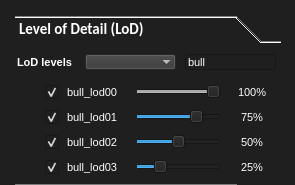
<?xml version="1.0" encoding="UTF-8"?>
<ui version="4.0">
 <class>arUSD</class>
 <widget class="QWidget" name="arUSD">
  <property name="geometry">
   <rect>
    <x>0</x>
    <y>0</y>
    <width>295</width>
    <height>185</height>
   </rect>
  </property>
  <property name="minimumSize">
   <size>
    <width>100</width>
    <height>111</height>
   </size>
  </property>
  <property name="maximumSize">
   <size>
    <width>666</width>
    <height>800</height>
   </size>
  </property>
  <property name="font">
   <font>
    <family>Calibri</family>
    <pointsize>11</pointsize>
    <weight>75</weight>
    <bold>true</bold>
   </font>
  </property>
  <property name="windowTitle">
   <string>arUSD</string>
  </property>
  <property name="windowIcon">
   <iconset resource="../../img/img.qrc">
    <normaloff>:/btn/btn/btnSave.png</normaloff>:/btn/btn/btnSave.png</iconset>
  </property>
  <property name="styleSheet">
   <string notr="true">color: rgb(255, 255, 255);
background-color: rgb(31, 31, 31);</string>
  </property>
  <widget class="QToolBox" name="toolBox">
   <property name="geometry">
    <rect>
     <x>15</x>
     <y>15</y>
     <width>266</width>
     <height>196</height>
    </rect>
   </property>
   <property name="currentIndex">
    <number>0</number>
   </property>
   <widget class="QWidget" name="page">
    <property name="geometry">
     <rect>
      <x>0</x>
      <y>0</y>
      <width>266</width>
      <height>142</height>
     </rect>
    </property>
    <attribute name="label">
     <string>Level of Detail (LoD)</string>
    </attribute>
    <widget class="QLineEdit" name="edtMsg_11">
     <property name="enabled">
      <bool>true</bool>
     </property>
     <property name="geometry">
      <rect>
       <x>215</x>
       <y>110</y>
       <width>46</width>
       <height>16</height>
      </rect>
     </property>
     <property name="font">
      <font>
       <family>MS Shell Dlg 2</family>
       <pointsize>8</pointsize>
       <weight>50</weight>
       <bold>false</bold>
      </font>
     </property>
     <property name="layoutDirection">
      <enum>Qt::LeftToRight</enum>
     </property>
     <property name="text">
      <string>25%</string>
     </property>
     <property name="frame">
      <bool>false</bool>
     </property>
     <property name="alignment">
      <set>Qt::AlignCenter</set>
     </property>
     <property name="readOnly">
      <bool>true</bool>
     </property>
    </widget>
    <widget class="QSlider" name="horizontalSlider">
     <property name="enabled">
      <bool>false</bool>
     </property>
     <property name="geometry">
      <rect>
       <x>120</x>
       <y>35</y>
       <width>86</width>
       <height>16</height>
      </rect>
     </property>
     <property name="sliderPosition">
      <number>99</number>
     </property>
     <property name="orientation">
      <enum>Qt::Horizontal</enum>
     </property>
     <property name="tickInterval">
      <number>0</number>
     </property>
    </widget>
    <widget class="QLineEdit" name="edtMsg_6">
     <property name="enabled">
      <bool>true</bool>
     </property>
     <property name="geometry">
      <rect>
       <x>50</x>
       <y>60</y>
       <width>61</width>
       <height>16</height>
      </rect>
     </property>
     <property name="font">
      <font>
       <family>MS Shell Dlg 2</family>
       <pointsize>8</pointsize>
       <weight>50</weight>
       <bold>false</bold>
      </font>
     </property>
     <property name="text">
      <string>bull_lod01</string>
     </property>
     <property name="frame">
      <bool>false</bool>
     </property>
     <property name="readOnly">
      <bool>true</bool>
     </property>
    </widget>
    <widget class="QLineEdit" name="edtMsg_3">
     <property name="enabled">
      <bool>false</bool>
     </property>
     <property name="geometry">
      <rect>
       <x>50</x>
       <y>35</y>
       <width>61</width>
       <height>16</height>
      </rect>
     </property>
     <property name="font">
      <font>
       <family>MS Shell Dlg 2</family>
       <pointsize>8</pointsize>
       <weight>50</weight>
       <bold>false</bold>
      </font>
     </property>
     <property name="text">
      <string>bull_lod00</string>
     </property>
     <property name="frame">
      <bool>false</bool>
     </property>
     <property name="readOnly">
      <bool>true</bool>
     </property>
    </widget>
    <widget class="QLineEdit" name="edtMsg_4">
     <property name="enabled">
      <bool>true</bool>
     </property>
     <property name="geometry">
      <rect>
       <x>170</x>
       <y>5</y>
       <width>91</width>
       <height>16</height>
      </rect>
     </property>
     <property name="font">
      <font>
       <family>MS Shell Dlg 2</family>
       <pointsize>8</pointsize>
       <weight>50</weight>
       <bold>false</bold>
      </font>
     </property>
     <property name="text">
      <string>bull</string>
     </property>
     <property name="frame">
      <bool>true</bool>
     </property>
     <property name="readOnly">
      <bool>false</bool>
     </property>
    </widget>
    <widget class="QSlider" name="horizontalSlider_4">
     <property name="geometry">
      <rect>
       <x>120</x>
       <y>110</y>
       <width>86</width>
       <height>16</height>
      </rect>
     </property>
     <property name="sliderPosition">
      <number>25</number>
     </property>
     <property name="orientation">
      <enum>Qt::Horizontal</enum>
     </property>
    </widget>
    <widget class="QCheckBox" name="checkBox_3">
     <property name="geometry">
      <rect>
       <x>30</x>
       <y>85</y>
       <width>16</width>
       <height>17</height>
      </rect>
     </property>
     <property name="text">
      <string/>
     </property>
     <property name="checked">
      <bool>true</bool>
     </property>
    </widget>
    <widget class="QLineEdit" name="edtMsg_10">
     <property name="enabled">
      <bool>true</bool>
     </property>
     <property name="geometry">
      <rect>
       <x>50</x>
       <y>110</y>
       <width>61</width>
       <height>16</height>
      </rect>
     </property>
     <property name="font">
      <font>
       <family>MS Shell Dlg 2</family>
       <pointsize>8</pointsize>
       <weight>50</weight>
       <bold>false</bold>
      </font>
     </property>
     <property name="text">
      <string>bull_lod03</string>
     </property>
     <property name="frame">
      <bool>false</bool>
     </property>
     <property name="readOnly">
      <bool>true</bool>
     </property>
    </widget>
    <widget class="QLineEdit" name="edtMsg_9">
     <property name="enabled">
      <bool>true</bool>
     </property>
     <property name="geometry">
      <rect>
       <x>215</x>
       <y>85</y>
       <width>46</width>
       <height>16</height>
      </rect>
     </property>
     <property name="font">
      <font>
       <family>MS Shell Dlg 2</family>
       <pointsize>8</pointsize>
       <weight>50</weight>
       <bold>false</bold>
      </font>
     </property>
     <property name="layoutDirection">
      <enum>Qt::LeftToRight</enum>
     </property>
     <property name="text">
      <string>50%</string>
     </property>
     <property name="frame">
      <bool>false</bool>
     </property>
     <property name="alignment">
      <set>Qt::AlignCenter</set>
     </property>
     <property name="readOnly">
      <bool>true</bool>
     </property>
    </widget>
    <widget class="QLineEdit" name="edtMsg_5">
     <property name="enabled">
      <bool>false</bool>
     </property>
     <property name="geometry">
      <rect>
       <x>215</x>
       <y>35</y>
       <width>46</width>
       <height>16</height>
      </rect>
     </property>
     <property name="font">
      <font>
       <family>MS Shell Dlg 2</family>
       <pointsize>8</pointsize>
       <weight>50</weight>
       <bold>false</bold>
      </font>
     </property>
     <property name="layoutDirection">
      <enum>Qt::LeftToRight</enum>
     </property>
     <property name="text">
      <string>100%</string>
     </property>
     <property name="frame">
      <bool>false</bool>
     </property>
     <property name="alignment">
      <set>Qt::AlignCenter</set>
     </property>
     <property name="readOnly">
      <bool>true</bool>
     </property>
    </widget>
    <widget class="QLineEdit" name="edtMsg_8">
     <property name="enabled">
      <bool>true</bool>
     </property>
     <property name="geometry">
      <rect>
       <x>50</x>
       <y>85</y>
       <width>61</width>
       <height>16</height>
      </rect>
     </property>
     <property name="font">
      <font>
       <family>MS Shell Dlg 2</family>
       <pointsize>8</pointsize>
       <weight>50</weight>
       <bold>false</bold>
      </font>
     </property>
     <property name="text">
      <string>bull_lod02</string>
     </property>
     <property name="frame">
      <bool>false</bool>
     </property>
     <property name="readOnly">
      <bool>true</bool>
     </property>
    </widget>
    <widget class="QLineEdit" name="edtMsg_2">
     <property name="enabled">
      <bool>true</bool>
     </property>
     <property name="geometry">
      <rect>
       <x>0</x>
       <y>5</y>
       <width>61</width>
       <height>16</height>
      </rect>
     </property>
     <property name="font">
      <font>
       <family>MS Shell Dlg 2</family>
       <pointsize>8</pointsize>
       <weight>75</weight>
       <bold>true</bold>
      </font>
     </property>
     <property name="text">
      <string>LoD levels</string>
     </property>
     <property name="frame">
      <bool>false</bool>
     </property>
     <property name="readOnly">
      <bool>true</bool>
     </property>
    </widget>
    <widget class="QCheckBox" name="checkBox_2">
     <property name="geometry">
      <rect>
       <x>30</x>
       <y>60</y>
       <width>16</width>
       <height>17</height>
      </rect>
     </property>
     <property name="text">
      <string/>
     </property>
     <property name="checked">
      <bool>true</bool>
     </property>
    </widget>
    <widget class="QSlider" name="horizontalSlider_3">
     <property name="geometry">
      <rect>
       <x>120</x>
       <y>85</y>
       <width>86</width>
       <height>16</height>
      </rect>
     </property>
     <property name="sliderPosition">
      <number>50</number>
     </property>
     <property name="orientation">
      <enum>Qt::Horizontal</enum>
     </property>
    </widget>
    <widget class="QSlider" name="horizontalSlider_2">
     <property name="geometry">
      <rect>
       <x>120</x>
       <y>60</y>
       <width>86</width>
       <height>16</height>
      </rect>
     </property>
     <property name="sliderPosition">
      <number>75</number>
     </property>
     <property name="orientation">
      <enum>Qt::Horizontal</enum>
     </property>
    </widget>
    <widget class="QCheckBox" name="checkBox_4">
     <property name="geometry">
      <rect>
       <x>30</x>
       <y>110</y>
       <width>16</width>
       <height>17</height>
      </rect>
     </property>
     <property name="text">
      <string/>
     </property>
     <property name="checked">
      <bool>true</bool>
     </property>
    </widget>
    <widget class="QComboBox" name="cbxShot">
     <property name="enabled">
      <bool>true</bool>
     </property>
     <property name="geometry">
      <rect>
       <x>70</x>
       <y>5</y>
       <width>91</width>
       <height>16</height>
      </rect>
     </property>
     <property name="font">
      <font>
       <family>Malgun Gothic</family>
       <pointsize>10</pointsize>
       <weight>75</weight>
       <bold>true</bold>
      </font>
     </property>
     <property name="toolTip">
      <string>Status</string>
     </property>
     <property name="layoutDirection">
      <enum>Qt::LeftToRight</enum>
     </property>
     <property name="styleSheet">
      <string notr="true">background-color: rgb(56, 56, 56);</string>
     </property>
     <property name="editable">
      <bool>false</bool>
     </property>
     <property name="insertPolicy">
      <enum>QComboBox::InsertAtBottom</enum>
     </property>
     <property name="frame">
      <bool>false</bool>
     </property>
    </widget>
    <widget class="QLineEdit" name="edtMsg_7">
     <property name="enabled">
      <bool>true</bool>
     </property>
     <property name="geometry">
      <rect>
       <x>215</x>
       <y>60</y>
       <width>46</width>
       <height>16</height>
      </rect>
     </property>
     <property name="font">
      <font>
       <family>MS Shell Dlg 2</family>
       <pointsize>8</pointsize>
       <weight>50</weight>
       <bold>false</bold>
      </font>
     </property>
     <property name="layoutDirection">
      <enum>Qt::LeftToRight</enum>
     </property>
     <property name="text">
      <string>75%</string>
     </property>
     <property name="frame">
      <bool>false</bool>
     </property>
     <property name="alignment">
      <set>Qt::AlignCenter</set>
     </property>
     <property name="readOnly">
      <bool>true</bool>
     </property>
    </widget>
    <widget class="QCheckBox" name="checkBox">
     <property name="enabled">
      <bool>false</bool>
     </property>
     <property name="geometry">
      <rect>
       <x>30</x>
       <y>35</y>
       <width>16</width>
       <height>17</height>
      </rect>
     </property>
     <property name="text">
      <string/>
     </property>
     <property name="checked">
      <bool>true</bool>
     </property>
    </widget>
    <zorder>edtMsg_11</zorder>
    <zorder>horizontalSlider</zorder>
    <zorder>edtMsg_6</zorder>
    <zorder>edtMsg_3</zorder>
    <zorder>edtMsg_4</zorder>
    <zorder>horizontalSlider_4</zorder>
    <zorder>checkBox_3</zorder>
    <zorder>edtMsg_10</zorder>
    <zorder>edtMsg_9</zorder>
    <zorder>edtMsg_5</zorder>
    <zorder>edtMsg_8</zorder>
    <zorder>edtMsg_2</zorder>
    <zorder>checkBox_2</zorder>
    <zorder>horizontalSlider_3</zorder>
    <zorder>horizontalSlider_2</zorder>
    <zorder>checkBox_4</zorder>
    <zorder>cbxShot</zorder>
    <zorder>edtMsg_7</zorder>
    <zorder>checkBox</zorder>
    <zorder>edtMsg_11</zorder>
    <zorder>horizontalSlider</zorder>
    <zorder>edtMsg_6</zorder>
    <zorder>edtMsg_3</zorder>
    <zorder>edtMsg_4</zorder>
    <zorder>horizontalSlider_4</zorder>
    <zorder>checkBox_3</zorder>
    <zorder>edtMsg_10</zorder>
    <zorder>edtMsg_9</zorder>
    <zorder>edtMsg_5</zorder>
    <zorder>edtMsg_8</zorder>
    <zorder>edtMsg_2</zorder>
    <zorder>checkBox_2</zorder>
    <zorder>horizontalSlider_3</zorder>
    <zorder>horizontalSlider_2</zorder>
    <zorder>checkBox_4</zorder>
    <zorder>cbxShot</zorder>
    <zorder>edtMsg_7</zorder>
    <zorder>checkBox</zorder>
   </widget>
   <widget class="QWidget" name="page_2">
    <property name="geometry">
     <rect>
      <x>0</x>
      <y>0</y>
      <width>266</width>
      <height>142</height>
     </rect>
    </property>
    <attribute name="label">
     <string>Page 2</string>
    </attribute>
   </widget>
  </widget>
 </widget>
 <tabstops>
  <tabstop>cbxShot</tabstop>
 </tabstops>
 <resources>
  <include location="../../img/img.qrc"/>
 </resources>
 <connections/>
</ui>
